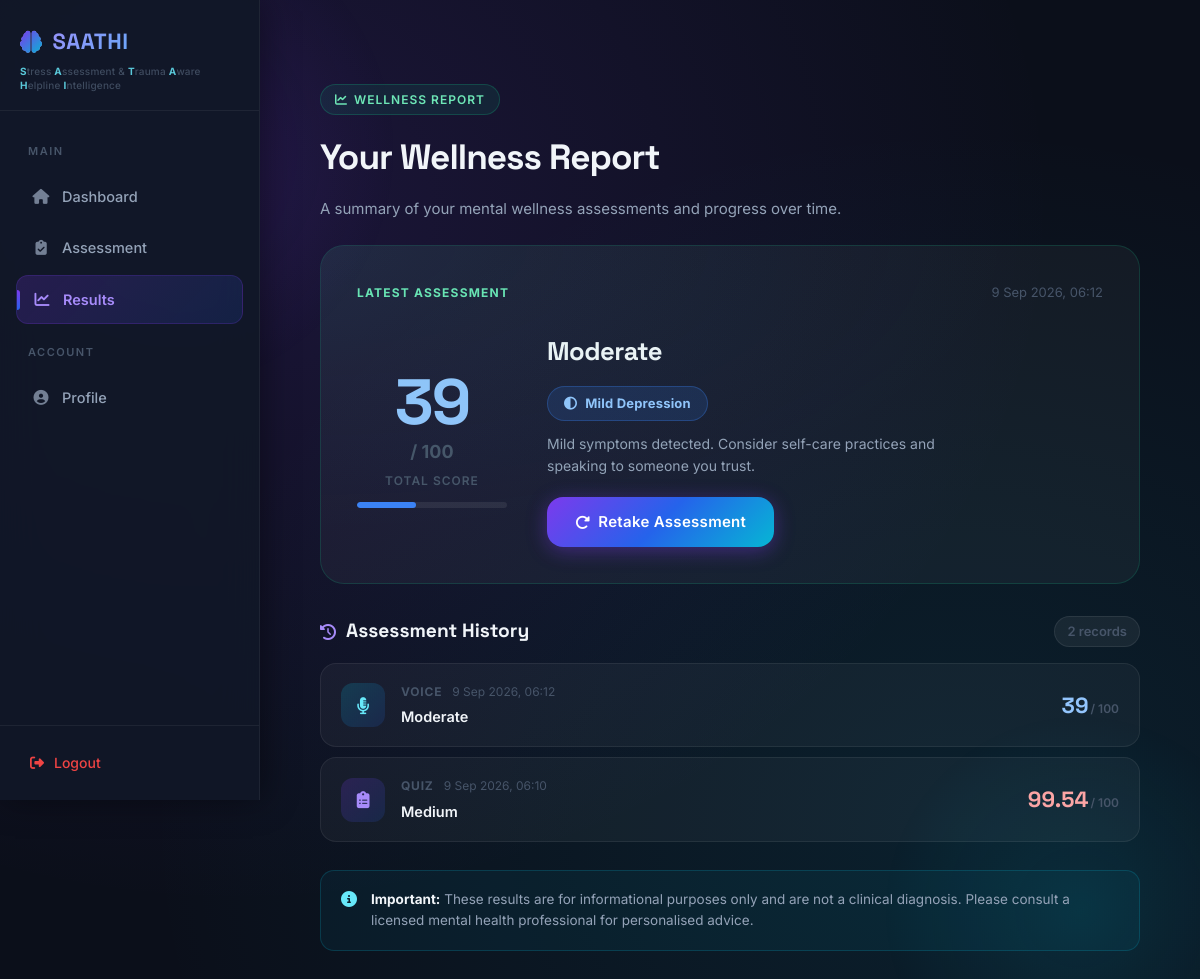
The page /results_page (signed in) on the database its author committed.
### tables this page shows
CREATE TABLE results (
        id INTEGER PRIMARY KEY AUTOINCREMENT,
        user_email TEXT,
        prediction TEXT,
        score INTEGER,
        type TEXT,
        created_at TIMESTAMP DEFAULT CURRENT_TIMESTAMP
    );

### app.py (the view)
@app.route('/results_page', methods=['GET'])
def results_page():
    if 'user' not in session:
        return redirect(url_for('home'))
    results = get_results_by_email(session['user'])
    latest = results[0] if results else None
    return render_template("results.html", results=results, latest=latest)

### db.py (called while the page is built)
def get_results_by_email(user_email):
    conn = sqlite3.connect(DB_PATH)
    conn.row_factory = sqlite3.Row
    cursor = conn.cursor()
    cursor.execute("""
        SELECT prediction, score, type, created_at
        FROM results
        WHERE user_email = ?
        ORDER BY created_at DESC
    """, (user_email,))
    rows = cursor.fetchall()
    conn.close()
    return [
        {
            "prediction": row["prediction"],
            "score":      row["score"],
            "type":       row["type"],
            "date":       _fmt_date(row["created_at"]),
        }
        for row in rows
    ]

def _fmt_date(raw):
    if not raw:
        return ""
    try:
        dt = datetime.strptime(str(raw)[:19], "%Y-%m-%d %H:%M:%S")
        import sys
        day_fmt = "%#d" if sys.platform == "win32" else "%-d"
        return dt.strftime(f"{day_fmt} %b %Y, %H:%M")
    except Exception:
        return str(raw)

### templates/results.html (shortened to what this page needs)
{% extends "base.html" %}
{% block result_active %}active{% endblock %}
{% block extra_css %}
<link rel="stylesheet" href="{{ url_for('static', filename='results.css') }}">
{% endblock %}
{% block content %}
<div class="container fade-in">
    <div class="results-header">
        <div class="results-badge">
            <i class="fas fa-chart-line"></i> Wellness Report
        </div>
        <h1 class="results-title">Your Wellness Report</h1>
        <p class="results-subtitle">
            A summary of your mental wellness assessments and progress over time.
        </p>
    </div>
    {% if latest %}
    {% set sc = latest.score | int %}
    <div class="latest-card">
        <div class="latest-card-glow"></div>
        <div class="latest-top">
            <div class="latest-label">Latest Assessment</div>
            <div class="latest-date">{{ latest.date }}</div>
        </div>
        <div class="latest-score-section">
            <div class="score-box">
                <div class="score-big {{ 'score-min' if sc <= 20 else 'score-mild' if sc <= 40 else 'score-mod' if sc <= 60 else 'score-sev' if sc <= 80 else 'score-crit' }}">
                    {{ sc }}
                </div>
                <div class="score-denom">/ 100</div>
                <div class="score-sublabel">Total Score</div>
                <div class="score-bar-wrap">
                    <div class="score-bar {{ 'bar-min' if sc <= 20 else 'bar-mild' if sc <= 40 else 'bar-mod' if sc <= 60 else 'bar-sev' if sc <= 80 else 'bar-crit' }}"
                         style="width: {{ sc if sc <= 100 else 100 }}%;"></div>
                </div>
            </div>
            <div class="latest-info">
                <h2 class="latest-prediction">{{ latest.prediction }}</h2>
                {% if sc <= 20 %}
                <div class="severity-badge sev-minimal">
                    <i class="fas fa-circle-check"></i> Minimal / No Depression
                </div>
                <p class="severity-desc">Your score suggests minimal or no symptoms of depression. Keep up the healthy habits!</p>
                {% elif sc <= 40 %}
                <div class="severity-badge sev-mild">
                    <i class="fas fa-circle-half-stroke"></i> Mild Depression
                </div>
                <p class="severity-desc">Mild symptoms detected. Consider self-care practices and speaking to someone you trust.</p>
                {% elif sc <= 60 %}
                <div class="severity-badge sev-moderate">
                    <i class="fas fa-triangle-exclamation"></i> Moderate Depression
                </div>
                <p class="severity-desc">Moderate symptoms detected. Consider reaching out to a mental health professional.</p>
                {% elif sc <= 80 %}
                <div class="severity-badge sev-severe">
                    <i class="fas fa-circle-exclamation"></i> Moderately Severe
                </div>
                <p class="severity-desc">Significant symptoms detected. We strongly encourage speaking with a healthcare provider.</p>
                {% else %}
                <div class="severity-badge sev-critical">
                    <i class="fas fa-heart-pulse"></i> Severe Depression
                </div>
                <p class="severity-desc">Severe symptoms detected. Please seek professional mental health support promptly.</p>
                {% endif %}
                <a href="{{ url_for('assessment') }}" class="btn btn-primary" style="margin-top: 20px; display: inline-flex;" id="retakeBtn">
                    <i class="fas fa-rotate-right"></i> Retake Assessment
                </a>
            </div>
        </div>
    </div>
    {% endif %}
    {% if results %}
    <div class="history-section">
        <div class="history-header">
            <h2 class="history-title">
                <i class="fas fa-clock-rotate-left"></i> Assessment History
            </h2>
            <span class="history-count">{{ results | length }} record{{ 's' if results | length != 1 }}</span>
        </div>
        <div class="history-list">
            {% for item in results %}
            <div class="history-item">
                <div class="hist-icon-wrap {{ 'hist-voice' if item.type == 'voice' else 'hist-quiz' }}">
                    <i class="{{ 'fas fa-microphone-lines' if item.type == 'voice' else 'fas fa-clipboard-list' }}"></i>
                </div>
                <div class="hist-details">
                    <div class="hist-top">
                        <span class="hist-type">{{ item.type | capitalize if item.type else 'Assessment' }}</span>
                        <span class="hist-date">{{ item.date }}</span>
                    </div>
                    <div class="hist-prediction">{{ item.prediction }}</div>
                </div>
                <div class="hist-score-wrap">
                    {% set isc = item.score | int %}
                    <div class="hist-score {{ 'score-min' if isc <= 20 else 'score-mild' if isc <= 40 else 'score-mod' if isc <= 60 else 'score-sev' if isc <= 80 else 'score-crit' }}">
                        {{ item.score }}
                    </div>
                    <div class="hist-score-label">/ 100</div>
                </div>
            </div>
            {% endfor %}
        </div>
    </div>
    {% endif %}
    <div class="disclaimer-box" style="margin-top: 24px;">
        <i class="fas fa-circle-info"></i>
        <p>
            <strong>Important:</strong> These results are for informational purposes only and
            are not a clinical diagnosis. Please consult a licensed mental health professional for personalised advice.
        </p>
    </div>
</div>
{% endblock %}

### static/global.css (style rules this page uses)
:root { --primary: #7c3aed; --primary-light: #a78bfa; --secondary: #2563eb; --accent: #ec4899; --accent-teal: #06b6d4; --bg-base: #0b0f1a; --bg-surface: #111827; --bg-card: rgba(255,255,255,0.04); --bg-card-hover: rgba(255,255,255,0.07); --grad-brand: linear-gradient(135deg, #7c3aed 0%, #2563eb 50%, #06b6d4 100%); --grad-accent: linear-gradient(135deg, #ec4899, #7c3aed); --grad-success: linear-gradient(135deg, #10b981, #059669); --grad-bg: radial-gradient(ellipse at 20% 20%, rgba(124,58,237,0.15) 0%, transparent 60%), radial-gradient(ellipse at 80% 80%, rgba(6,182,212,0.10) 0%, transparent 60%), #0b0f1a; --text-primary: #f1f5f9; --text-secondary: #94a3b8; --text-muted: #475569; --border: rgba(255,255,255,0.08); --border-focus: rgba(124,58,237,0.6); --shadow-card: 0 8px 32px rgba(0,0,0,0.4); --shadow-glow: 0 0 40px rgba(124,58,237,0.25); --success: #10b981; --warning: #f59e0b; --danger: #ef4444; --radius-sm: 10px; --radius-md: 16px; --radius-lg: 24px; --radius-xl: 32px; }
*, *::before, *::after { margin: 0; padding: 0; box-sizing: border-box; }
body { font-family: 'Inter', 'Segoe UI', sans-serif; background: var(--grad-bg); color: var(--text-primary); min-height: 100vh; line-height: 1.6; -webkit-font-smoothing: antialiased; }
body::before, body::after { content: ''; position: fixed; border-radius: 50%; pointer-events: none; z-index: 0; animation: floatOrb 12s ease-in-out infinite alternate; }
body::before { width: 500px; height: 500px; top: -100px; left: -100px; background: radial-gradient(circle, rgba(124,58,237,0.12) 0%, transparent 70%); }
body::after { width: 400px; height: 400px; bottom: -80px; right: -80px; background: radial-gradient(circle, rgba(6,182,212,0.10) 0%, transparent 70%); animation-delay: -6s; }
.container { max-width: 1100px; margin: 0 auto; padding: 24px; position: relative; z-index: 1; }
.btn { display: inline-flex; align-items: center; justify-content: center; gap: 8px; padding: 13px 28px; border-radius: var(--radius-md); font-family: 'Inter', sans-serif; font-size: 15px; font-weight: 600; letter-spacing: 0.3px; cursor: pointer; border: none; transition: all 0.3s cubic-bezier(0.34, 1.56, 0.64, 1); position: relative; overflow: hidden; text-decoration: none; }
.btn::after { content: ''; position: absolute; inset: 0; background: linear-gradient(135deg, rgba(255,255,255,0.15) 0%, transparent 60%); opacity: 0; transition: opacity 0.3s; }
.btn-primary { background: var(--grad-brand); color: #fff; box-shadow: 0 4px 20px rgba(124,58,237,0.4); }
.fade-in { animation: fadeUp 0.6s cubic-bezier(0.16, 1, 0.3, 1) both; }

### rows shown on the page
results: prediction "Moderate", type "VOICE", date "9 Sep 2026, 06:12", score "39"
results: type "QUIZ", date "9 Sep 2026, 06:10", prediction "Medium", score "99.54"

### other values the page prints
{{ latest.date }} "9 Sep 2026, 06:12"
{{ sc }} "39"
{{ results | length }} "2"
{{ 's' if results | length != 1 }} "s"
